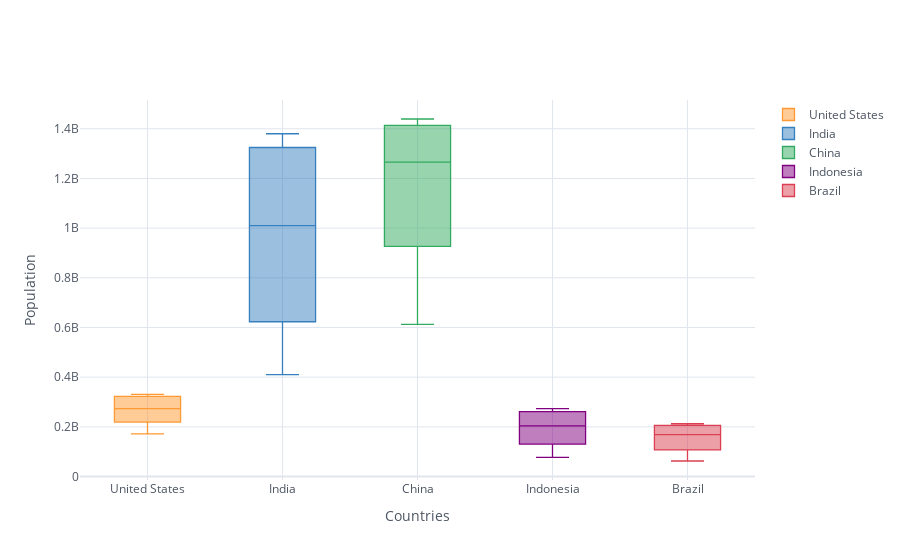

Here is the notebook cell this chart was saved with:
### Markdown cell above
## Multiple Boxplot

### Code cell
df_population.iplot(kind='box', xTitle='Countries',
                    yTitle='Population')

### Figure 1 — Plotly figure (JSON) as saved in the notebook; plotly's stock layout.template omitted (floating-point values rounded to 4 significant figures)
{"data": [{"boxpoints": false, "line": {"width": 1.3}, "marker": {"color": "rgba(255, 153, 51, 1.0)"}, "name": "United States", "orientation": "v", "type": "box", "y": [171685336, 186720571, 199733676, 209513341, 219081251, 229476354, 240499825, 252120309, 265163745, 281710909, 294993511, 309011475, 320878310, 323015995, 325084756, 327096265, 329064917, 331002651]}, {"boxpoints": false, "line": {"width": 1.3}, "marker": {"color": "rgba(55, 128, 191, 1.0)"}, "name": "India", "orientation": "v", "type": "box", "y": [409880595, 450547679, 499123324, 555189792, 623102897, 698952844, 784360008, 873277798, 963922588, 1056575549, 1147609927, 1234281170, 1310152403, 1324517249, 1338676785, 1352642280, 1366417754, 1380004385]}, {"boxpoints": false, "line": {"width": 1.3}, "marker": {"color": "rgba(50, 171, 96, 1.0)"}, "name": "China", "orientation": "v", "type": "box", "y": [612241554, 660408056, 724218968, 827601394, 926240885, 1000089235, 1075589361, 1176883674, 1240920535, 1290550765, 1330776380, 1368810615, 1406847870, 1414049351, 1421021791, 1427647786, 1433783686, 1439323776]}, {"boxpoints": false, "line": {"width": 1.3}, "marker": {"color": "rgba(128, 0, 128, 1.0)"}, "name": "Indonesia", "orientation": "v", "type": "box", "y": [77273425, 87751068, 100267062, 114793178, 130680727, 147447836, 164982451, 181413402, 196934260, 211513823, 226289470, 241834215, 258383256, 261556381, 264650963, 267670543, 270625568, 273523615]}, {"boxpoints": false, "line": {"width": 1.3}, "marker": {"color": "rgba(219, 64, 82, 1.0)"}, "name": "Brazil", "orientation": "v", "type": "box", "y": [62533919, 72179226, 83373530, 95113265, 107216205, 120694009, 135274080, 149003223, 162019896, 174790340, 186127103, 195713635, 204471769, 206163053, 207833823, 209469323, 211049527, 212559417]}], "layout": {"legend": {"bgcolor": "#FFFFFF", "font": {"color": "#4D5663"}}, "paper_bgcolor": "#FFFFFF", "plot_bgcolor": "#FFFFFF", "title": {"font": {"color": "#4D5663"}}, "xaxis": {"gridcolor": "#E1E5ED", "showgrid": true, "tickfont": {"color": "#4D5663"}, "title": {"font": {"color": "#4D5663"}, "text": "Countries"}, "zerolinecolor": "#E1E5ED"}, "yaxis": {"gridcolor": "#E1E5ED", "showgrid": true, "tickfont": {"color": "#4D5663"}, "title": {"font": {"color": "#4D5663"}, "text": "Population"}, "zerolinecolor": "#E1E5ED"}}}
